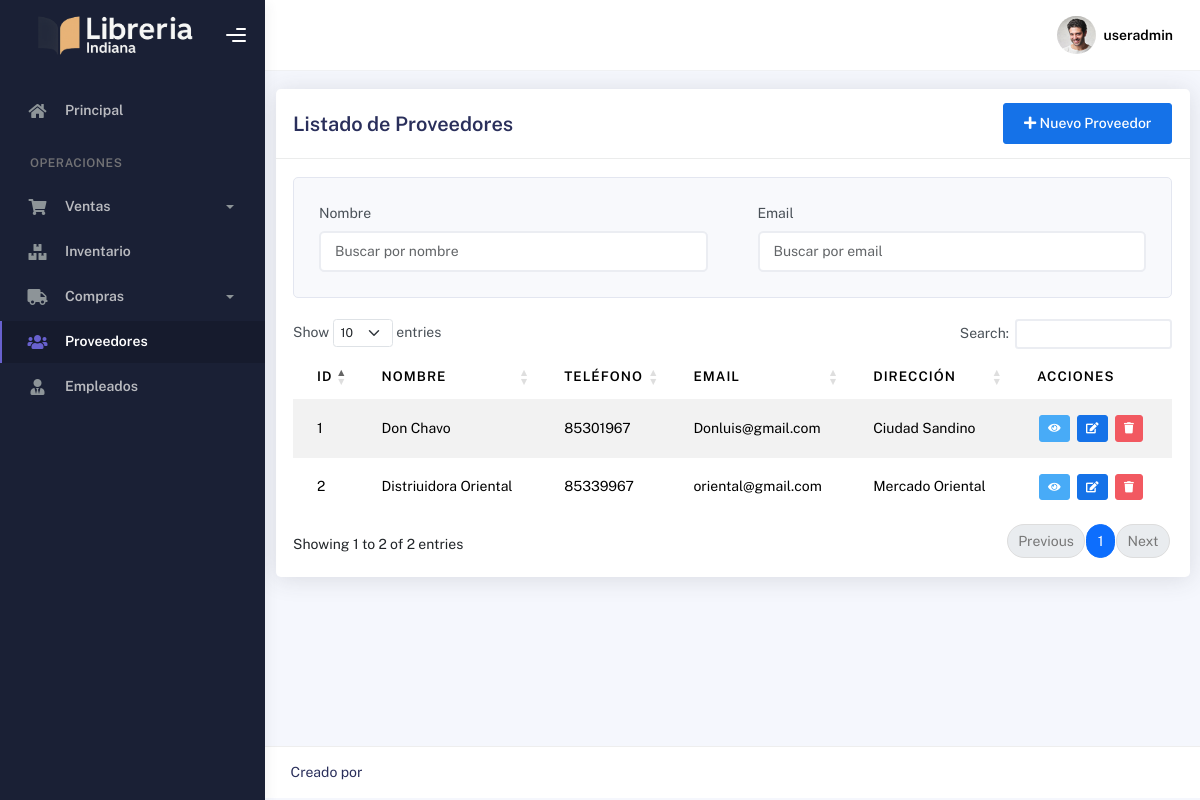
Before: /admin/proveedores (signed in) with the older database file.
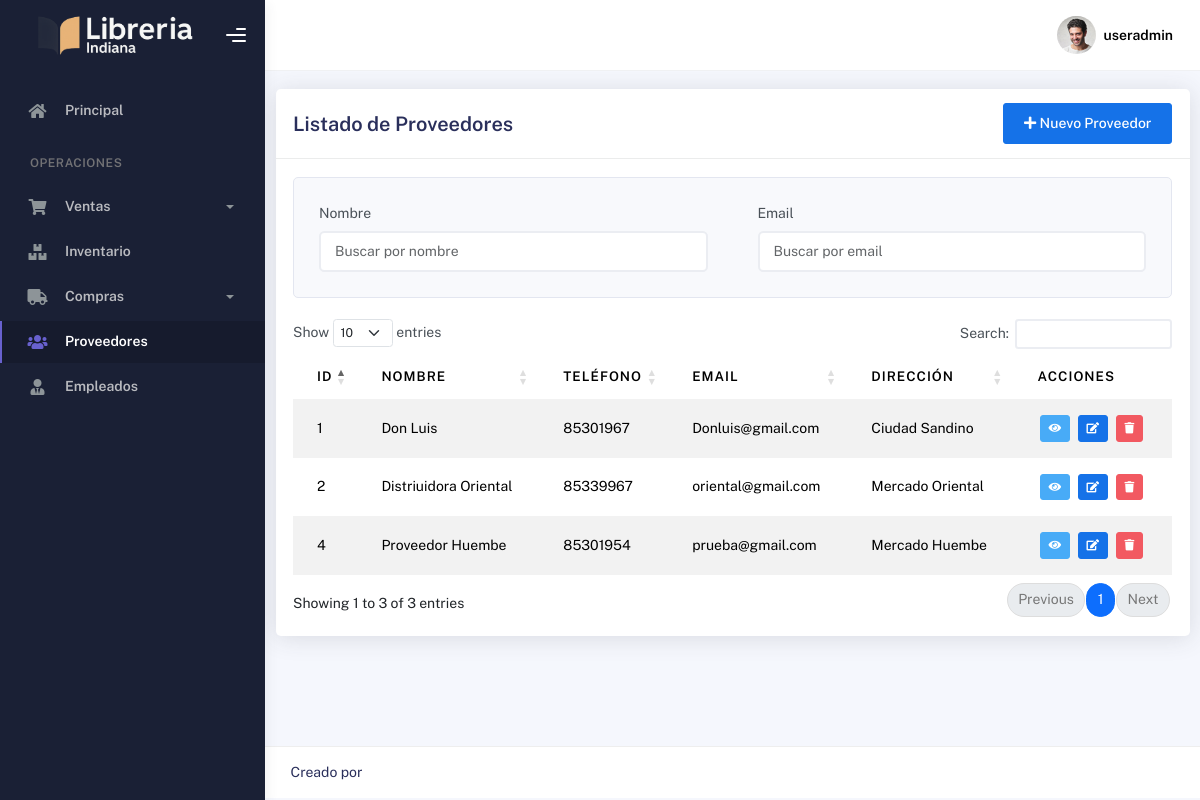
After: the same page with the newer database file.
### tables this page shows
CREATE TABLE Proveedor (
    IDProveedor INTEGER PRIMARY KEY AUTOINCREMENT,
    Nombre TEXT NOT NULL,
    Telefono TEXT,
    Email TEXT,
    DireccionCompleta TEXT
);

### app/blueprints/admin/routes.py (the view)
@admin_bp.route('/proveedores')
@login_required
@role_required(['admin', 'gerente'])
def proveedores():
    conn = get_db_connection()
    proveedores = conn.execute("SELECT * FROM Proveedor").fetchall()
    conn.close()
    return render_template('admin/proveedores.html', proveedores=proveedores)

### app/utils/__init__.py (called while the page is built)
def login_required(f):
    @wraps(f)
    def decorated_function(*args, **kwargs):
        if session.get("user_id") is None:
            return redirect(url_for('auth.login'))
        return f(*args, **kwargs)
    return decorated_function

def role_required(roles):
    def decorator(f):
        @wraps(f)
        def decorated_function(*args, **kwargs):
            if session.get("user_id") is None:
                return redirect(url_for('auth.login'))
            user_role = session.get("role")
            if user_role not in roles and user_role != 'admin':
                abort(403)  # Forbidden
            return f(*args, **kwargs)
        return decorated_function
    return decorator

### app/utils/db.py (called while the page is built)
def get_db_connection():
    conn = sqlite3.connect(current_app.config['DATABASE_PATH'])
    conn.row_factory = sqlite3.Row
    return conn

### app/blueprints/admin/templates/admin/proveedores.html (shortened to what this page needs)
{% extends "layout.html" %}
{% block style %}
<link rel="stylesheet" href="https://cdn.datatables.net/1.11.5/css/dataTables.bootstrap5.min.css">
<link rel="stylesheet" href="https://cdn.datatables.net/responsive/2.2.9/css/responsive.bootstrap5.min.css">
{% endblock %}
{% block main %}
<div class="container-fluid">
    <div class="row">
        <div class="col-md-12">
            <div class="card">
                <div class="card-header">
                    <div class="d-flex justify-content-between align-items-center">
                        <h4 class="card-title">Listado de Proveedores</h4>
                        <button class="btn btn-primary" data-bs-toggle="modal" data-bs-target="#addProveedorModal">
                            <i class="fas fa-plus"></i> Nuevo Proveedor
                        </button>
                    </div>
                </div>
                <div class="card-body">
                    <div class="filter-section mb-4">
                        <div class="row">
                            <div class="col-md-6">
                                <div class="form-group">
                                    <label for="filterNombre">Nombre</label>
                                    <input type="text" class="form-control" id="filterNombre" placeholder="Buscar por nombre">
                                </div>
                            </div>
                            <div class="col-md-6">
                                <div class="form-group">
                                    <label for="filterEmail">Email</label>
                                    <input type="text" class="form-control" id="filterEmail" placeholder="Buscar por email">
                                </div>
                            </div>
                        </div>
                    </div>
                    <div class="table-responsive">
                        <table id="proveedoresTable" class="table table-striped table-hover">
                            <thead>
                                <tr>
                                    <th>ID</th>
                                    <th>Nombre</th>
                                    <th>Teléfono</th>
                                    <th>Email</th>
                                    <th>Dirección</th>
                                    <th>Acciones</th>
                                </tr>
                            </thead>
                            <tbody>
                                {% for proveedor in proveedores %}
                                <tr>
                                    <td>{{ proveedor.IDProveedor }}</td>
                                    <td>{{ proveedor.Nombre }}</td>
                                    <td>{{ proveedor.Telefono }}</td>
                                    <td>{{ proveedor.Email }}</td>
                                    <td>{{ proveedor.DireccionCompleta|truncate(30) }}</td>
                                    <td>
                                        <button class="btn btn-info btn-sm action-btn" onclick="viewProveedor({{ proveedor.IDProveedor }})" title="Ver detalles">
                                            <i class="fas fa-eye"></i>
                                        </button>
                                        <button class="btn btn-primary btn-sm action-btn" onclick="editProveedor({{ proveedor.IDProveedor }})" title="Editar">
                                            <i class="fas fa-edit"></i>
                                        </button>
                                        <button class="btn btn-danger btn-sm action-btn" onclick="confirmDelete({{ proveedor.IDProveedor }})" title="Eliminar">
                                            <i class="fas fa-trash"></i>
                                        </button>
                                    </td>
                                </tr>
                                {% endfor %}
                            </tbody>
                        </table>
                    </div>
                </div>
            </div>
        </div>
    </div>
</div>
{% endblock %}

### app/templates/layout.html (shortened to what this page needs)
<!DOCTYPE html>
<html lang="en">
<head>
  <link href="https://cdn.jsdelivr.net/npm/@mdi/font@6.5.95/css/materialdesignicons.min.css" rel="stylesheet">
  <link rel="stylesheet" href="{{ url_for('static', filename='css/bootstrap.min.css') }}" />
  <link rel="stylesheet" href="{{ url_for('static', filename='css/plugins.min.css') }}" />
  <link rel="stylesheet" href="{{ url_for('static', filename='css/kaiadmin.min.css') }}" />
  <link href="https://cdn.jsdelivr.net/npm/bootstrap-icons@1.11.1/font/bootstrap-icons.css" rel="stylesheet">
  <link rel="stylesheet" href="{{ url_for('static', filename='css/demo.css') }}" />
  {% block style %} {% endblock %}
</head>
<body>
  <div class="wrapper">
    {% set current_path = request.path %}
    <div class="sidebar" data-background-color="dark">
      <div class="sidebar-logo">
        <div class="logo-header" data-background-color="dark">
          <a href="{{ url_for('dashboard.index') }}" class="logo">
            <img src="{{ url_for('static', filename='img/logo_claro.png') }}" alt="navbar brand"
              class="navbar-brand" height="20" />
          </a>
          <div class="nav-toggle">
            <button class="btn btn-toggle toggle-sidebar">
              <i class="gg-menu-right"></i>
            </button>
          </div>
        </div>
      </div>
      <div class="sidebar-wrapper scrollbar scrollbar-inner">
        <div class="sidebar-content">
          <ul class="nav nav-secondary">
            <li class="nav-item {% if current_path == url_for('dashboard.index') %}active{% endif %}">
              <a href="{{ url_for('dashboard.index') }}"
                aria-expanded="false">
                <i class="fas fa-home"></i>
                <p>Principal</p>
              </a>
            </li>
            <li class="nav-section">
              <h4 class="text-section">Operaciones</h4>
            </li>
            <li class="nav-item {% if current_path in [url_for('ventas.catalogo'), url_for('ventas.historial'), url_for('ventas.reporte')] %}active{% endif %}">
              <a data-bs-toggle="collapse" href="#ventas">
                <i class="fas fa-shopping-cart"></i>
                <p>Ventas</p>
                <span class="caret"></span>
              </a>
            </li>
            <li class="nav-item {% if current_path == url_for('inventario.mostrar_stock') %}active{% endif %}">
              <a href="{{ url_for('inventario.mostrar_stock') }}">
                <i class="fas fa-boxes"></i>
                <p>Inventario</p>
              </a>
            </li>
            <li class="nav-item {% if request.blueprint == 'compras' %}active{% endif %}">
              <a data-bs-toggle="collapse" href="#compras">
                <i class="fas fa-truck"></i>
                <p>Compras</p>
                <span class="caret"></span>
              </a>
            </li>
            <li class="nav-item {% if current_path == url_for('admin.proveedores') %}active{% endif %}">
              <a href="{{ url_for('admin.proveedores') }}">
                <i class="fas fa-users"></i>
                <p>Proveedores</p>
              </a>
            </li>
            <li class="nav-item {% if current_path == url_for('admin.employees') %}active{% endif %}">
              <a href="{{ url_for('admin.employees') }}">
                <i class="fas fa-user-tie"></i>
                <p>Empleados</p>
              </a>
            </li>
          </ul>
        </div>
      </div>
    </div>
    <div class="main-panel">
      <div class="main-header">
        <nav class="navbar navbar-header navbar-header-transparent navbar-expand-lg border-bottom">
          <div class="container-fluid">
            <ul class="navbar-nav topbar-nav ms-md-auto align-items-center">
              <li class="nav-item topbar-user dropdown hidden-caret">
                <a class="dropdown-toggle profile-pic" data-bs-toggle="dropdown" href="#" aria-expanded="false">
                  <div class="avatar-sm">
                    <img src="{{ url_for('static', filename='img/profile.jpg') }}" alt="..."
                      class="avatar-img rounded-circle" />
                  </div>
                  <span class="profile-username">
                    <span class="fw-bold">{{ session.get('username', 'Usuario') }}</span>
                  </span>
                </a>
              </li>
            </ul>
          </div>
        </nav>
      </div>
      <div class="container">
        {% block main %} {% endblock %}
      </div>
      <footer class="footer">
        <div class="container-fluid d-flex justify-content-between">
          <div>
            Creado por
          </div>
        </div>
      </footer>
    </div>
  </div>
</body>
</html>

### app/templates/layout.html (style rules this page uses)
.navbar-brand { width: 180px; height: 100%; object-fit: contain; }

### app/blueprints/admin/templates/admin/proveedores.html (style rules this page uses)
.action-btn { margin: 0 2px; padding: 4px 8px; font-size: 0.8rem; }
.filter-section { background-color: #f8f9fc; padding: 15px; border-radius: 5px; margin-bottom: 20px; border: 1px solid #e3e6f0; }
.card-header { background-color: #f8f9fc; border-bottom: 1px solid #e3e6f0; }
.card { box-shadow: 0 0.15rem 1.75rem 0 rgba(58, 59, 69, 0.15); border: none; border-radius: 0.35rem; }

Changed rows visible on the page:
changed Proveedor "Donluis@gmail.com": Nombre "Don Chavo" → "Don Luis"
added Proveedor: IDProveedor "4", Nombre "Proveedor Huembe", Telefono "85301954", Email "prueba@gmail.com", DireccionCompleta "Mercado Huembe"
Other visible differences:
text written by a page script: "Show entries Search: Showing 1 to 2 of 2 entries Previous 1 Next" → "Show entries Search: Showing 1 to 3 of 3 entries Previous 1 Next"
